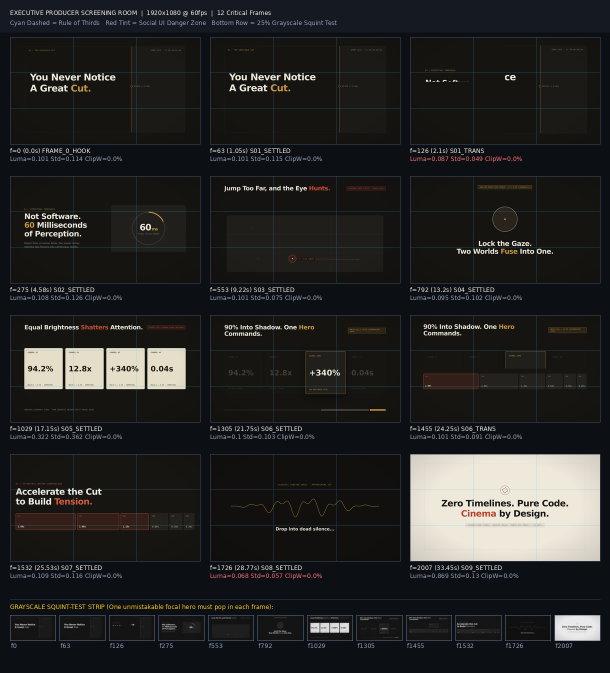
#> input picture examples/the-invisible-cut/preprod/qa-screening-sheet.png, 1220 x 1346 px, given in place of preprod, which was not available (shown at 1/2 size)
$ python look_audit.py ../../examples/the-invisible-cut/preprod --dir ../../examples/the-invisible-cut/preprod
#> lines starting #> are read from the running program, lines starting #| are printed output that depends on the picture; after the words box and inside, x2 and y2 are one past the last pixel; in counts of white or black regions, pixels touching at a corner belong together; pictures that were not available may be replaced by others from this repository, and a replacement may not be noted
#> pass 3 of the loop in main, `for ext in ("*.png", "*.jpg", "*.jpeg"):`:
#!/usr/bin/env python3
"""
Look Audit (Gate 9a) — pixel checks for the "AI default look" without banning useful colors.

The old guard flagged a broad hue band, which also fired on legitimate UI colors
(hot-pink timeline clips, a red "mistake" label). This audit measures two narrower things:

1. `violetPct`   — share of pixels in the violet / indigo-violet / purple band (HSV 255-325 deg,
                   S > 0.35, V > 0.25). Cobalt/blue (<= 245 deg) and red/pink-red (>= 330 deg)
                   are NOT counted, so error-red labels and pink UI accents pass.
2. `circuitPct`  — share of pixels belonging to long, thin, axis-aligned bright lines
                   (1-3 px thick, >= 7% of frame width). Circuit-board spines, HUD rules and
                   "tech trace" decoration score high; UI chrome and a few reticles score low.

Thresholds were calibrated on a real reference promo (141 frames sampled at 1 fps: max violet 1.27%,
max circuit 1.30%, so all pass) and on synthetic bad frames (circuit traces ~3.9%, violet-to-pink
gradient ~70%; see tests/test_look_audit.py). Circuit detection is coarse: treat a hit as 'look at it'. Outer glow and neon gradients are NOT measured here;
they stay on the human rubric in references/09-screening-room-critic.md.

Usage:
  python3 scripts/look_audit.py frame1.png frame2.png ...        # exit 1 on violation
  python3 scripts/look_audit.py --dir preprod/stills --json out.json
"""

from __future__ import annotations

import argparse
import json
import sys
from pathlib import Path

import numpy as np
from PIL import Image

WORK_WIDTH = 640
VIOLET_HUE = (255.0, 325.0)
VIOLET_MIN_S = 0.35
VIOLET_MIN_V = 0.25

# Frame-level limits. A single frame may exceed briefly; the project limit is on the share of frames.
MAX_VIOLET_PCT = 1.5
MAX_CIRCUIT_PCT = 1.6
MAX_FLAGGED_FRAME_SHARE = 0.05


def _load(img: Image.Image) -> np.ndarray:
    img = img.convert("RGB")
#> img is the input picture: PIL image 1220x1346 RGB; mean R, G, B 37.3, 37.5, 37
    w, h = img.size
#> w = 1220; h = 1346
    if w != WORK_WIDTH:
        img = img.resize((WORK_WIDTH, max(1, round(h * WORK_WIDTH / w))), Image.Resampling.BILINEAR)
#> img: PIL image 640x706 RGB
    return np.asarray(img).astype(np.float32) / 255.0


def hsv_arrays(rgb: np.ndarray) -> tuple[np.ndarray, np.ndarray, np.ndarray]:
    r, g, b = rgb[..., 0], rgb[..., 1], rgb[..., 2]
    mx = rgb.max(axis=2)
    mn = rgb.min(axis=2)
    d = np.maximum(mx - mn, 1e-9)
    h = np.where(
        mx == r,
        ((g - b) / d) % 6.0,
        np.where(mx == g, (b - r) / d + 2.0, (r - g) / d + 4.0),
    ) * 60.0
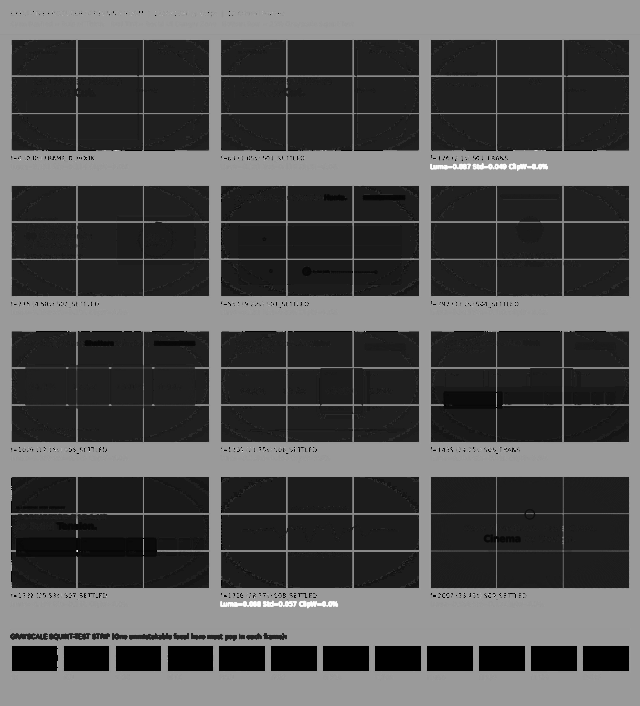
#> h: shape (706, 640) float32; min 0, max 359.4, mean 111.6; drawn with min black and max white
    s = np.where(mx > 0, (mx - mn) / np.maximum(mx, 1e-9), 0.0)
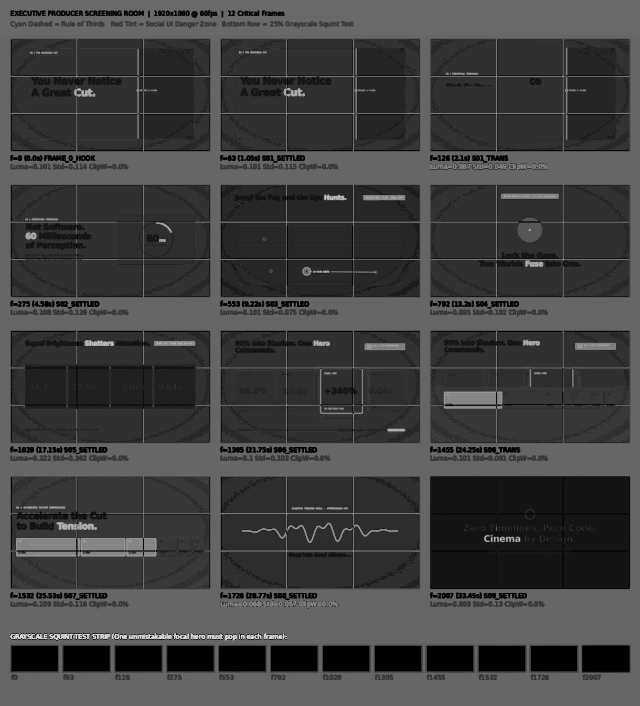
#> s: shape (706, 640) float32; min 0, max 0.883, mean 0.252
    return h, s, mx


def violet_pct(rgb: np.ndarray) -> float:
    h, s, v = hsv_arrays(rgb)
    m = (h >= VIOLET_HUE[0]) & (h <= VIOLET_HUE[1]) & (s > VIOLET_MIN_S) & (v > VIOLET_MIN_V)
#> m: shape (706, 640) bool; every value is 0
    return float(m.mean() * 100.0)


def _runs_covered(mask: np.ndarray, min_len: int) -> int:
    """Count mask pixels that sit inside horizontal runs of at least `min_len`."""
    total = 0
    for row in mask:
        if not row.any():
            continue
        padded = np.concatenate(([0], row.astype(np.int8), [0]))
        diff = np.diff(padded)
        starts = np.where(diff == 1)[0]
        ends = np.where(diff == -1)[0]
        lens = ends - starts
        total += int(lens[lens >= min_len].sum())
    return total


def circuit_pct(rgb: np.ndarray) -> float:
    luma = rgb @ np.array([0.2126, 0.7152, 0.0722], dtype=np.float32)
    h, w = luma.shape
#> h = 706; w = 640
    min_len = int(w * 0.07)
#> min_len = 44
    delta = 0.16
    k = 3

    # horizontal thin lines: brighter than pixels k rows above and below
    up = np.roll(luma, k, axis=0)
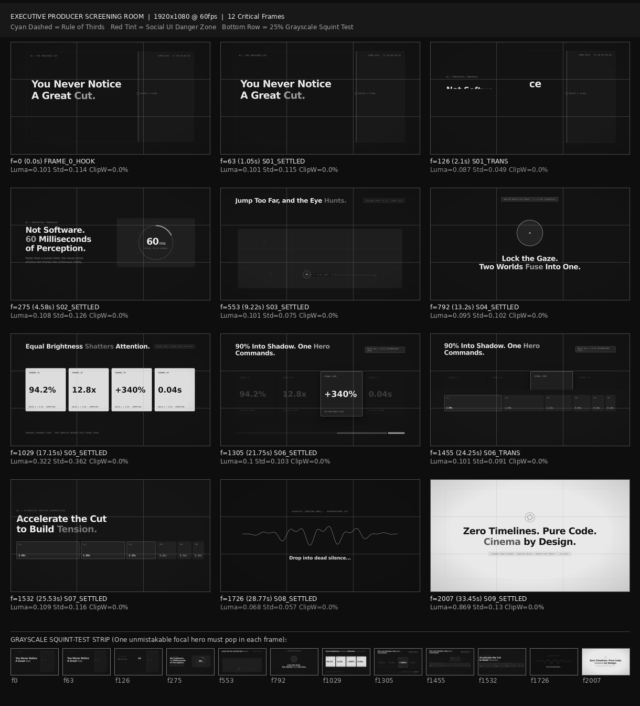
#> up: shape (706, 640) float32; min 0.0501, max 0.923, mean 0.147
    dn = np.roll(luma, -k, axis=0)
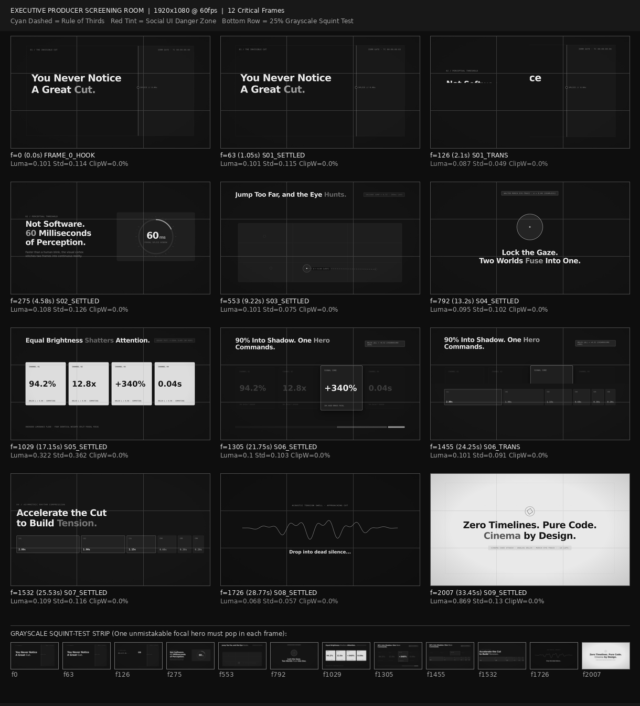
#> dn: shape (706, 640) float32; min 0.0501, max 0.923, mean 0.147
    hmask = (luma - up > delta) & (luma - dn > delta)
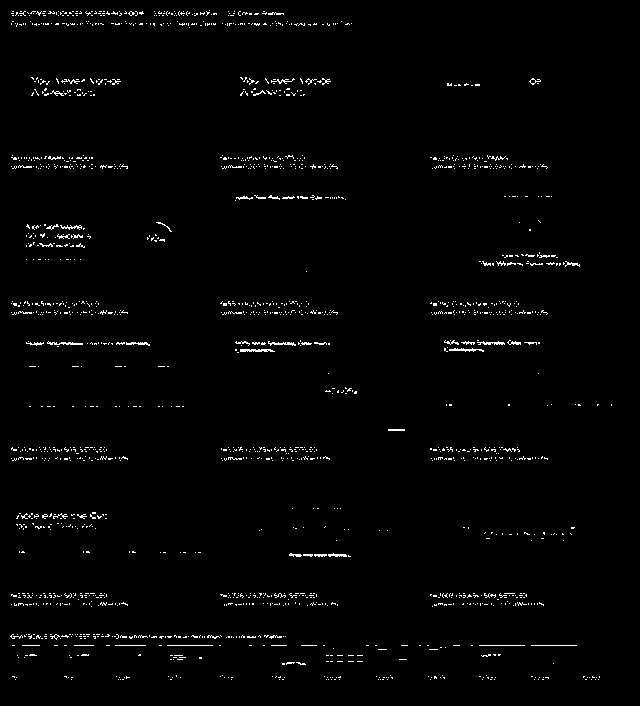
#> hmask: shape (706, 640) bool; 1.6% white in thin lines or dots, all inside (x1, y1, x2, y2) = (10, 10, 612, 680)
    hmask[:k, :] = False
    hmask[-k:, :] = False

    # vertical thin lines: brighter than pixels k columns left and right
    lf = np.roll(luma, k, axis=1)
    rt = np.roll(luma, -k, axis=1)
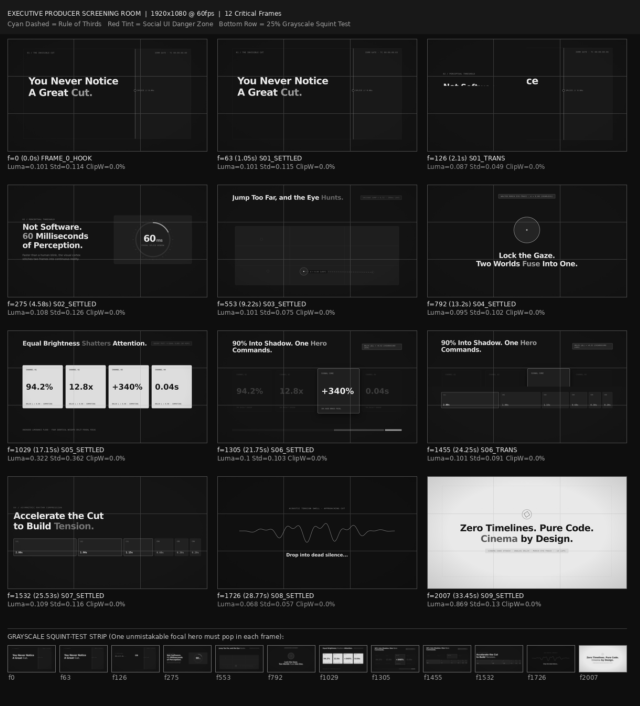
#> rt: shape (706, 640) float32; min 0.0501, max 0.923, mean 0.147
    vmask = (luma - lf > delta) & (luma - rt > delta)
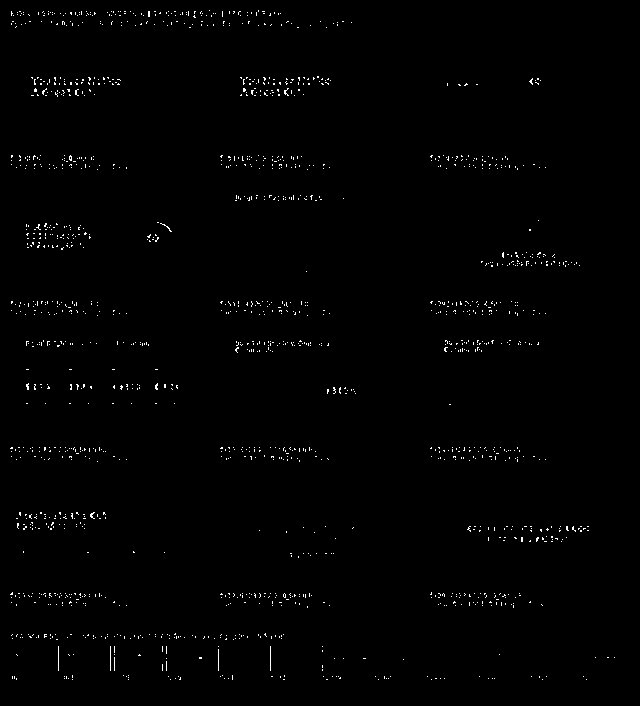
#> vmask: shape (706, 640) bool; 0.79% white in thin lines or dots, all inside (x1, y1, x2, y2) = (10, 10, 615, 680)
    vmask[:, :k] = False
    vmask[:, -k:] = False

    covered = _runs_covered(hmask, min_len) + _runs_covered(vmask.T, min_len)
#> the loop in _runs_covered, `for row in mask:` made 706 passes
#> (starts, ends, lens) on passes 11, 22, 23: ([209], [210], [1]), ([12, 30, 86, 88, 125, 177, 203, 275, 287, 341], [14, 31, 87, 89, 126, 178, 204, 276, 288, 342], [2, 1, 1, 1, 1, 1, 1, 1, 1, 1]), ([278], [279], [1])
#> after the loop in _runs_covered, `for row in mask:`: total = 138
#> the loop in _runs_covered (call 2), `for row in mask:` made 640 passes
#> (starts, ends, lens) on passes 11, 13, 14: ([448, 594], [449, 595], [1, 1]), ([13, 21, 155, 301, 447, 592, 634, 638, 676], [14, 22, 157, 303, 449, 595, 635, 639, 679], [1, 1, 2, 2, 2, 3, 1, 1, 3]), ([15, 21], [16, 22], [1, 1])
#> covered = 138
    return float(covered / (h * w) * 100.0)


def audit_image(img: Image.Image) -> dict:
    rgb = _load(img)
    return {"violetPct": round(violet_pct(rgb), 3), "circuitPct": round(circuit_pct(rgb), 3)}


def audit_paths(paths: list[Path]) -> dict:
    frames = []
    for p in paths:
        m = audit_image(Image.open(p))
#> m = {'violetPct': 0, 'circuitPct': 0.031}
#> pass 3 of the loop in audit_paths, `for p in paths:`:
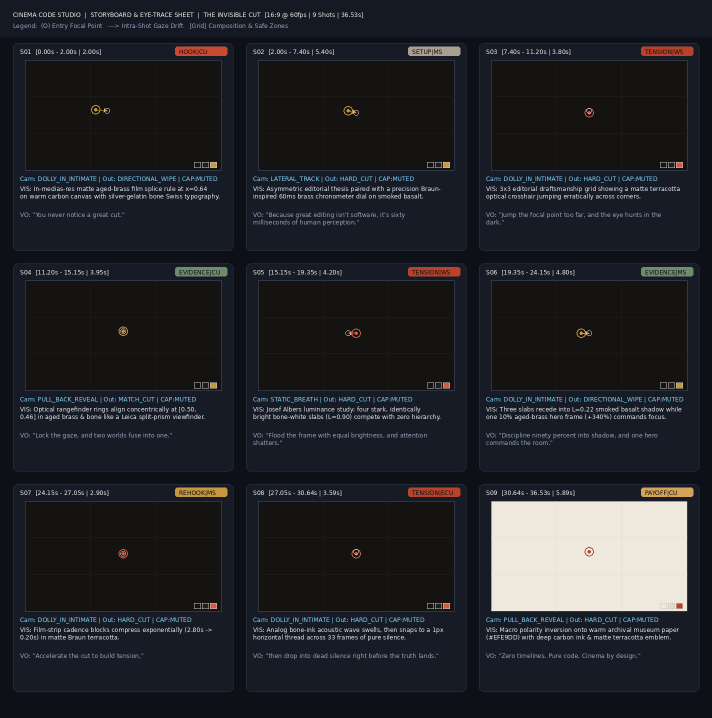
#> input picture examples/the-invisible-cut/preprod/storyboard.png, 1424 x 1435 px (shown at 1/2 size)
#> in _load, img is the input picture: PIL image 1424x1435 RGB; mean R, G, B 34.2, 36.1, 40.9
#> img: PIL image 640x645 RGB
#> r: shape (645, 640) float32
#> g: shape (645, 640) float32
#> b: shape (645, 640) float32
#> mx: shape (645, 640) float32
#> mn: shape (645, 640) float32
#> d: shape (645, 640) float32
#> s: shape (645, 640) float32
#> luma: shape (645, 640) float32
#> up: shape (645, 640) float32
#> dn: shape (645, 640) float32
#> in circuit_pct (call 3), `hmask = (luma - up > delta) & (luma - dn > delta)`:
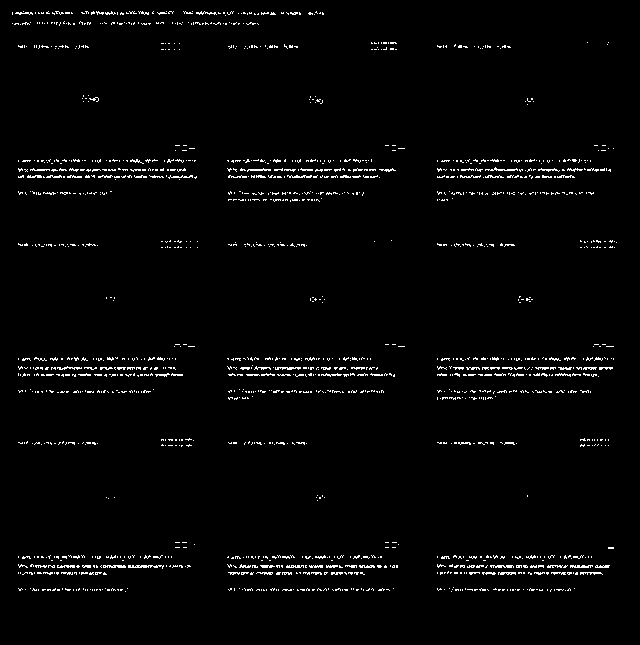
#> hmask: shape (645, 640) bool; 2.3% white in thin lines or dots, all inside (x1, y1, x2, y2) = (12, 11, 617, 592)
#> lf: shape (645, 640) float32
#> rt: shape (645, 640) float32
#> in circuit_pct (call 3), `vmask = (luma - lf > delta) & (luma - rt > delta)`:
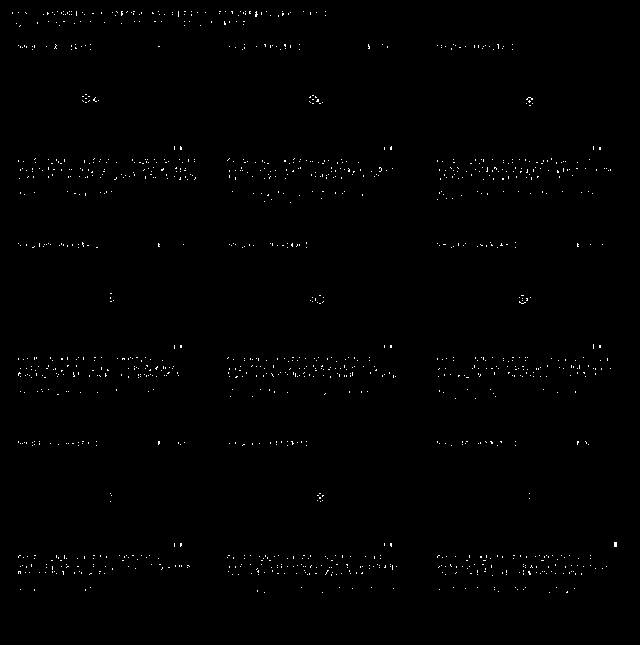
#> vmask: shape (645, 640) bool; 0.52% white in thin lines or dots, all inside (x1, y1, x2, y2) = (12, 11, 617, 593)
#> covered = 0
#> in audit_paths, `m = audit_image(Image.open(p))`: m = {'violetPct': 0, 'circuitPct': 0}
        m["file"] = str(p)
        m["flags"] = []
        if m["violetPct"] > MAX_VIOLET_PCT:
            m["flags"].append("violet")
        if m["circuitPct"] > MAX_CIRCUIT_PCT:
            m["flags"].append("circuit")
        frames.append(m)
    flagged = [f for f in frames if f["flags"]]
#> flagged = []
    share = len(flagged) / max(1, len(frames))
#> share = 0
    return {
        "status": "ok" if share <= MAX_FLAGGED_FRAME_SHARE else "look_violation",
        "frames": len(frames),
        "flaggedFrames": len(flagged),
        "flaggedShare": round(share, 4),
        "limits": {
            "maxVioletPct": MAX_VIOLET_PCT,
            "maxCircuitPct": MAX_CIRCUIT_PCT,
            "maxFlaggedFrameShare": MAX_FLAGGED_FRAME_SHARE,
        },
        "worst": sorted(frames, key=lambda f: -(f["violetPct"] + f["circuitPct"]))[:5],
    }


def main() -> None:
    ap = argparse.ArgumentParser(description="Violet-band and circuit-line look audit.")
    ap.add_argument("images", nargs="*", type=Path)
    ap.add_argument("--dir", type=Path, help="Directory of stills (png/jpg)")
    ap.add_argument("--json", type=Path, help="Write the report here")
    args = ap.parse_args()

    paths = list(args.images)
    if args.dir:
        for ext in ("*.png", "*.jpg", "*.jpeg"):
            paths.extend(sorted(args.dir.glob(ext)))
    if not paths:
        print("No images given.", file=sys.stderr)
        sys.exit(2)

    report = audit_paths(paths)
#> report = 6 items
    text = json.dumps(report, indent=2)
    if args.json:
        args.json.write_text(text, encoding="utf-8")
    print(text)
#> (printed output is left out)
    sys.exit(0 if report["status"] == "ok" else 1)
#> (the program exits here)
